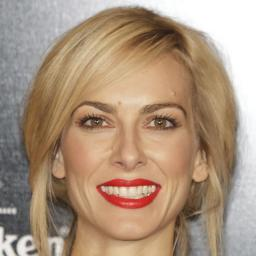
#> input picture celebA/test_images/celebA/0000021.jpg, 256 x 256 px; its folder holds 4 pictures in this run
$ python variance_map.py
#> lines starting #> are read from the running program, lines starting #| are printed output that depends on the picture
from __future__ import print_function
import pandas as pd
import os
import sys
import gzip
import json
import shutil
import zipfile
import argparse
import subprocess
from six.moves import urllib
import numpy as np
from skimage.io import imread, imsave
import matplotlib.pyplot as plt
import pickle
import numpy as np
from matplotlib.backends.backend_pdf import PdfPages
from skimage.transform import downscale_local_mean
from PIL import Image
from skimage.io import imread, imsave
from argparse import ArgumentParser


### variance map produce ###

def normalize(a):
    return((a-np.min(a))/(np.max(a)-np.min(a)))

def main(n_top_=128*128, num_mea_=10, ad_hoc_=0):
#> called with n_top_ = 1, num_mea_ = 900, ad_hoc_ = 1
    dir = './test_images/celebA'
    file_list = os.listdir(dir)
    n_sample_ = len(file_list)
    n_sample_ = 2000
    images = {i: imread(os.path.join(dir, file_list[i]))[64:192, 64:192, :] for i in range(n_sample_)}
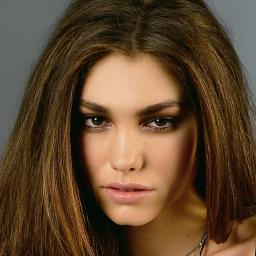
#> input picture celebA/test_images/celebA/0000023.jpg, 256 x 256 px
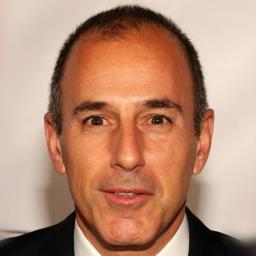
#> input picture celebA/test_images/celebA/0000035.jpg, 256 x 256 px
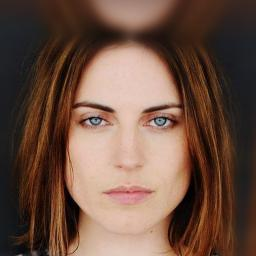
#> input picture celebA/test_images/celebA/0000045.jpg, 256 x 256 px

    x_mean, x2_mean = np.zeros((128,128,3)), np.zeros((128,128,3))
    for i in range(n_sample_):
        sample = images[i] / 255.
        x_mean = x_mean + sample #(128,128,3)
        x2_mean = x2_mean + np.square(sample) #(128,128,3)

    x_mean = x_mean/n_sample_
    x2_mean = x2_mean/n_sample_
    var = x2_mean - np.square(x_mean) #(128,128,3)
    var_m_ = np.mean(var, axis=-1) #(128,128)

    # [94 lines left out: functions color_map, mask_generation, not called in this run]

    mask_generation(n_top_, num_mea_, ad_hoc_)

    print('COMPLETED: n_top_: {}, num_mea_: {}, ad_hoc_: {}'.format(n_top_, num_mea_, ad_hoc_))


# [8 lines left out: function block, not called in this run]


if __name__ == '__main__':

    for mea in [900, 1600, 2700, 3900]:
        # #gaussian
#> (the run stopped early here; a loop or call above may not have finished)
